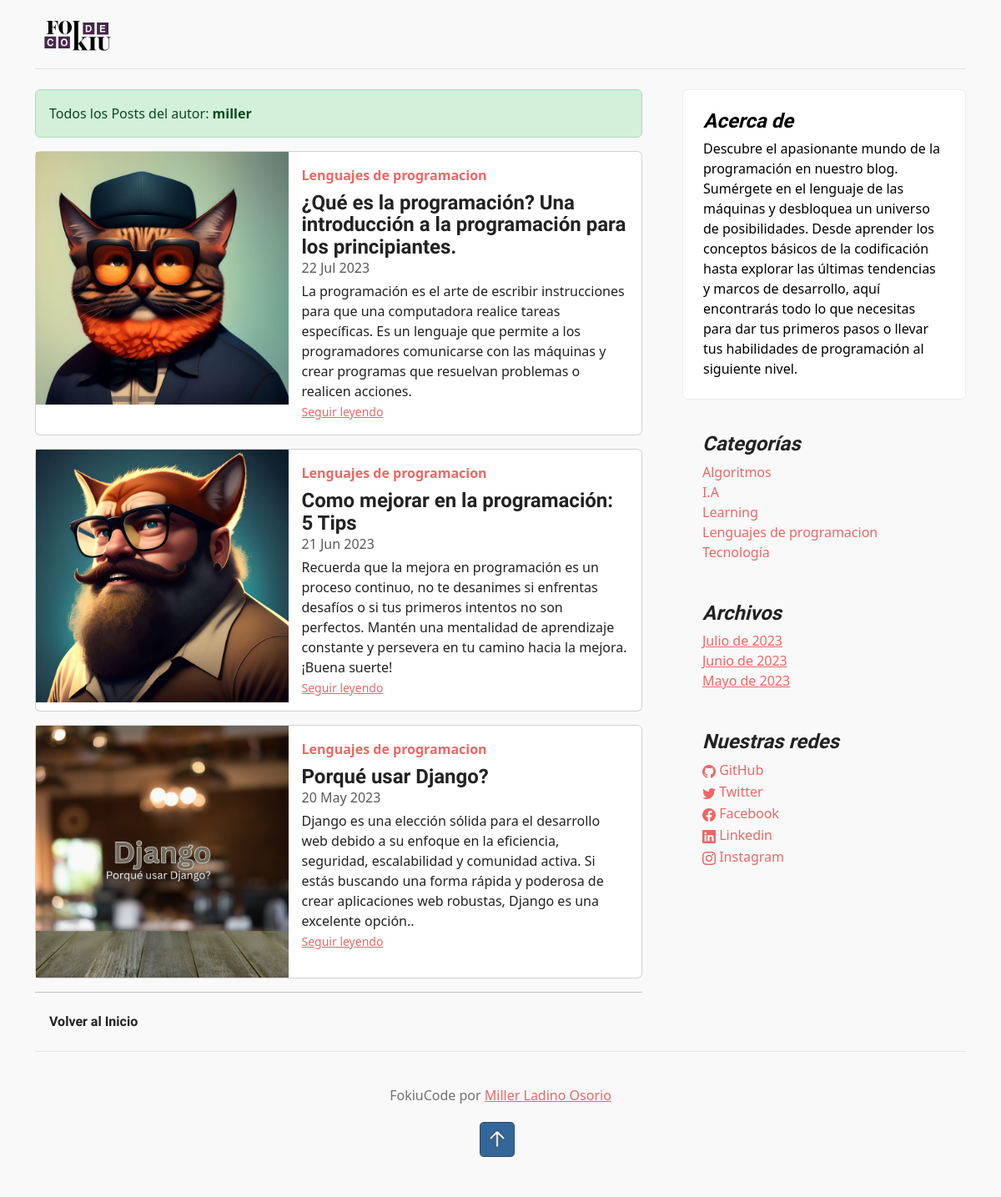
Page /author/1 on the committed database.
### core/models.py (models this page shows, shortened)
class Post(models.Model):
    title = models.CharField(max_length=200, verbose_name='Titulo')
    excerpt = models.TextField(verbose_name='extracto')
    content = RichTextField(verbose_name='Contenido')
    image = models.ImageField(upload_to='post', verbose_name='Imagen', null=True, blank=True)
    published = models.BooleanField(default=False, verbose_name='Publicado')
    category = models.ForeignKey(Category, on_delete=models.CASCADE, related_name='get_posts',verbose_name='Categoria')
    author = models.ForeignKey(User, on_delete=models.CASCADE, related_name='get_posts', verbose_name='Autor')
    tags = models.ManyToManyField(Tag, verbose_name='Etiquetas')
    created = models.DateTimeField(auto_now_add=True, verbose_name='Fecha de creacion')
    updated = models.DateTimeField(auto_now=True, verbose_name='Fecha de modificacion')
    class Meta:
        verbose_name='Publicacion'
        verbose_name_plural = 'Publicaciones'
        ordering =['-created']

class Category(models.Model):
    name = models.CharField(max_length=200, unique=True, verbose_name='Nombre')
    active = models.BooleanField(default=True, verbose_name='Activo')
    created = models.DateTimeField(auto_now_add=True, verbose_name='Fecha de creacion')
    updated = models.DateTimeField(auto_now=True, verbose_name='Fecha de modificacion')
    class Meta:
        verbose_name='Categoria'
        verbose_name_plural = 'Categorias'
        ordering =['name']
    def __str__(self):
        return self.name

class About(models.Model):
    description = models.CharField(max_length=400, verbose_name='Descripcion')
    created = models.DateTimeField(auto_now_add=True, verbose_name='Fecha de creacion')
    updated = models.DateTimeField(auto_now=True, verbose_name='Fecha de modificacion')
    class Meta:
        verbose_name = 'Acerca de'
        verbose_name_plural = 'Acerca de Nosotros'
        ordering = ['-created']
    def __str__(self):
        return self.description

class Link(models.Model):
    key = models.CharField(max_length=100, verbose_name='Key Link')
    name = models.CharField(max_length=150, verbose_name="Red Social")
    url = models.URLField(max_length=350, blank=True, null=True, verbose_name='Enlace')
    icon = models.CharField(max_length=100, verbose_name='Icono', blank=True, null=True)
    created = models.DateTimeField(auto_now_add=True, verbose_name='Fecha de creacion')
    updated = models.DateTimeField(auto_now=True, verbose_name='Fecha de modificacion')
    class Meta:
        verbose_name = 'Red Social'
        verbose_name_plural = 'Redes Sociales'
        ordering = ['name']

### core/views.py (the view)
# urls.py: path('author/<int:author_id>', author, name='author'),
def author(request, author_id):
    try:
        author = get_object_or_404(User, id=author_id)
        return render(request,'core/author.html', {'author':author})
    except:
        return render(request,'core/404.html')

### core/processors.py (called while the page is built)
def ctx_dic_about(request):
    ctx_about ={}
    ctx_about['ABOUT'] = About.objects.latest('created')
    return ctx_about

def ctx_dic_category(request):
    ctx_category = {}
    ctx_category['categories'] = Category.objects.filter(active=True)
    return ctx_category

def ctx_dic_history(request):
    ctx_history = {}
    ctx_history['dates'] = Post.objects.dates('created','month', order='DESC').distinct()
    return ctx_history

def ctx_dic_link(request):
    ctx_link ={}
    links = Link.objects.all()
    for link in links:
        ctx_link[link.key] = {'url': link.url, 'icon': link.icon}
    return ctx_link

### core/templates/core/author.html
{% extends 'core/base.html' %}
{% load static %}
{% block content %}
<div class="alert alert-success" role="alert">
  Todos los Posts del autor: <strong>{{ author.username }}</strong>
</div>
{% for post in author.get_posts.all %}
    <div class="card mb-3">
      <div class="row g-0">
        <div class="col-md-5">
          <img style="width: 300; height: 200;" src="{{ post.image.url }}" class="img-fluid" alt={{ post.title }}>
        </div>
        <div class="col-md-7">
          <div class="card-body">
            <strong class="d-inline-block mb-2 text-primary">{{ post.category }}</strong>
            <h4 class="mb-0">{{ post.title }}</h4>
            <div class="mb-1 text-muted">{{ post.created|date:'d M Y'}}</div>
            <p class="card-text mb-auto">{{ post.excerpt }}</p>
            <p class="card-text"><small class="text-muted"><a href={% url 'post' post.id %} class="stretched-link">Seguir
                  leyendo</a></small></p>
          </div>
        </div>
      </div>
    </div>
{% endfor %}
<hr>
{% if request.path != "/" %}
<div class="my-3">
  <a class="btn btn-primaryrounded-pill" href={% url 'home' %}>Volver al Inicio</a>
</div>
{% endif %}
</div>
{% endblock %}

### core/templates/core/base.html (shortened to what this page needs)
<!doctype html>
<html lang="en">
<head>
    {% load static %}
    <link href={% static 'core/css/bootstrap.min.css' %} rel="stylesheet">
    <link rel="stylesheet" href="https://cdn.jsdelivr.net/npm/bootstrap-icons@1.10.5/font/bootstrap-icons.css">
    <link href={% static 'core/css/blog.css' %} rel="stylesheet">
</head>
<body style="background-color: #F9F9F9;">
  <div class="container">
    <header class="d-flex flex-wrap justify-content-center py-3 mb-4 border-bottom">
      <a href={% url 'home' %} class="d-flex align-items-center mb-3 mb-md-0 me-md-auto text-dark text-decoration-none">
        <img id="top" class="bi me-2" width="100" height="50" src={% static 'core/img/FOKIUcode-Morado.svg' %}>
      </a>
    </header>
    <main class="mt-2">
      <section class="row g-5">
        <div class="col-md-8">
          {% block content %}{% endblock %}
        <aside class="col-md-4">
          <div class="position-sticky" style="top: 2rem;">
            <div class="p-4 mb-3 bg-light rounded">
              <h4 class="fst-italic">Acerca de</h4>
              <p class="mb-0">{{ ABOUT }}</p>
            </div>
            <div class="p-4">
              <h4 class="fst-italic">Categorías</h4>
              <ol class="list-unstyled mb-0">
                {% for item in categories %}
                  <li><a style="text-decoration: none;" href={% url 'category' item.id %}>{{item.name}}</a></li>
                {% endfor %}
              </ol>
            </div>
            <div class="p-4">
              <h4 class="fst-italic">Archivos</h4>
              <ol class="list-unstyled mb-0">
                {% for item in dates %}
                <li>
                  {% if item.month == 5 %}<a href={% url 'dates' item.month item.year %}>Mayo de  {{ item.year }}</a>{% endif %}
                  {% if item.month == 6 %}<a href={% url 'dates' item.month item.year %}>Junio de  {{ item.year }}</a>{% endif %}
                  {% if item.month == 7 %}<a href={% url 'dates' item.month item.year %}>Julio de  {{ item.year }}</a>{% endif %}
                </li>
                {% endfor %}
              </ol>
            </div>
            <div class="p-4">
              <h4 class="fst-italic">Nuestras redes</h4>
              <ol class="list-unstyled">
                {% if KEY_GITHUB.url %}
                  <li><a style="text-decoration: none;" href={{ KEY_GITHUB.url }} target="_blank"><i class="{{ KEY_GITHUB.icon }}"></i> GitHub</a></li>
                {% endif %}
                {% if KEY_TWITTER.url %}
                  <li><a style="text-decoration: none;" href={{ KEY_TWITTER.url }} target="_blank"><i class="{{ KEY_TWITTER.icon }}"></i> Twitter</a></li>
                {% endif %}
                {% if KEY_FACEBOOK.url %}
                  <li><a style="text-decoration: none;" href={{ KEY_FACEBOOK.url }} target="_blank"><i class="{{ KEY_FACEBOOK.icon }}"></i> Facebook</a></li>
                {% endif %}
                {% if KEY_LINKEDIN.url %}
                <li><a style="text-decoration: none;" href={{ KEY_LINKEDIN.url }} target="_blank"><i class="{{ KEY_LINKEDIN.icon }}"></i> Linkedin</a></li>
                {% endif %}
              {% if KEY_INSTAGRAM.url %}
              <li><a style="text-decoration: none;" href={{ KEY_INSTAGRAM.url }} target="_blank"><i class="{{ KEY_INSTAGRAM.icon }}"></i> Instagram</a></li>
              {% endif %}
              </ol>
            </div>
          </div>
        </aside>
      </section>
    </main>
    <footer class="blog-footer">
      <p>
        FokiuCode por <a href="https://github.com/millertsu1" target="_blank">Miller Ladino Osorio</a></p>
      <p>
        <a href="#top"><img id="top" class="bi me-2" width="50" height="50" src={% static 'core/img/arrow-up.png' %}/></a>
      </p>
    </footer>
  </div>
</body>
</html>

### core/static/core/css/blog.css (style rules this page uses)
.blog-footer { padding: 2.5rem 0; color: #727272; text-align: center; background-color: #f9f9f9; border-top: 0.05rem solid #e5e5e5; }
.blog-footer p:last-child { margin-bottom: 0; }
.bi { vertical-align: -0.125em; fill: currentColor; }

### rows in the picture
Post: image (picture), category "Lenguajes de programacion", title "¿Qué es la programación? Una introducción a la programación para los principiantes.", created "22 Jul 2023", excerpt "La programación es el arte de escribir instrucciones para que una computadora realice tareas específicas. Es un lenguaje que permite a los programadores comunicarse con las máquinas y crear programas que resuelvan problemas o realicen acciones."
Post: image (picture), category "Lenguajes de programacion", title "Como mejorar en la programación: 5 Tips", created "21 Jun 2023", excerpt "Recuerda que la mejora en programación es un proceso continuo, no te desanimes si enfrentas desafíos o si tus primeros intentos no son perfectos. Mantén una mentalidad de aprendizaje constante y persevera en tu camino hacia la mejora. ¡Buena suerte!"
Post: image (picture), category "Lenguajes de programacion", title "Porqué usar Django?", created "20 May 2023", excerpt "Django es una elección sólida para el desarrollo web debido a su enfoque en la eficiencia, seguridad, escalabilidad y comunidad activa. Si estás buscando una forma rápida y poderosa de crear aplicaciones web robustas, Django es una excelente opción.."
About: description "Descubre el apasionante mundo de la programación en nuestro blog. Sumérgete en el lenguaje de las máquinas y desbloquea un universo de posibilidades. Desde aprender los conceptos básicos de la codificación hasta explorar las últimas tendencias y marcos de desarrollo, aquí encontrarás todo lo que necesitas para dar tus primeros pasos o llevar tus habilidades de programación al siguiente nivel."
Category: name "Algoritmos"
Category: name "I.A"
Category: name "Learning"
Category: name "Lenguajes de programacion"
Category: name "Tecnología"

### other values in the picture
{{ author.username }} "miller"
{{ item.year }} "2023"
